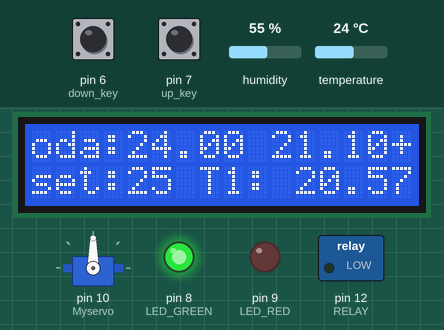
A sketch run on a simulated Arduino Uno, built with avr-gcc and run on an emulated ATmega328P. On the bench: 16×2 character LCD, servo, switched loads named in the sketch (green lamp = pin HIGH), output pins drawn as LEDs (lit = HIGH). The test bench sets the inputs (shaded band); at power-on: temperature 24 °C, pin 6 (down_key) HIGH, pin 7 (up_key) HIGH, humidity 55 %. What the sketch prints to the serial monitor is not drawn.

Above: at 3.2 s.
3.3 s: temperature set to 12 °C
At 8.9 s:
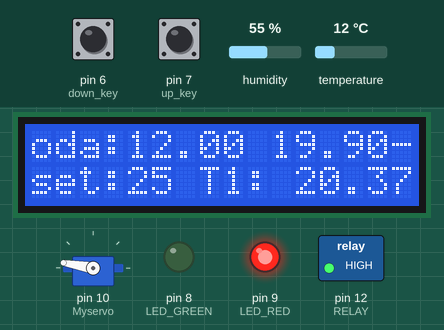
9.5 s: temperature set to 24 °C
At 15.4 s:
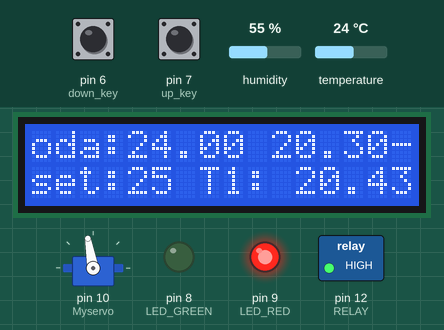
15.7 s: temperature set to 27 °C
At 17.8 s:
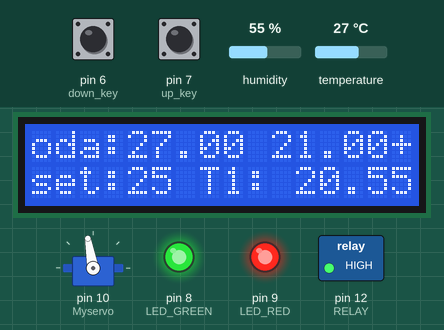
21.9 s: pin 6 (down_key) pulled LOW for 1 s
At 23.7 s:
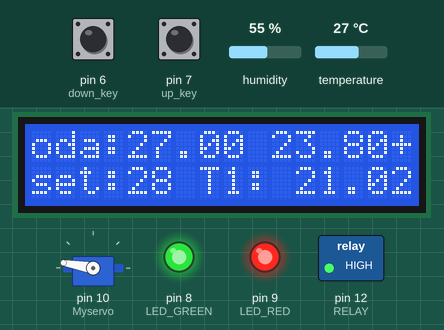
24.4 s: pin 7 (up_key) pulled LOW for 3.2 s
At 31.1 s:
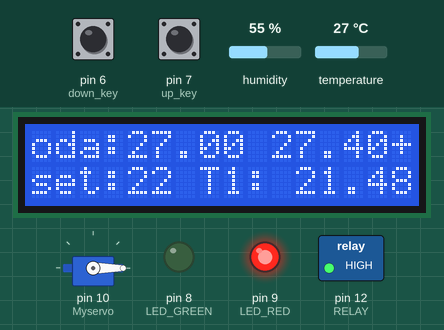
33.8 s: temperature set to 12 °C
At 39.2 s:
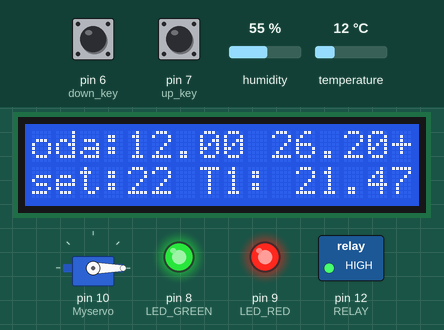
39.8 s: temperature set to 9 °C
Timing chart, 0 to 59.1 s (numbered marks = the images above; inputs shaded):
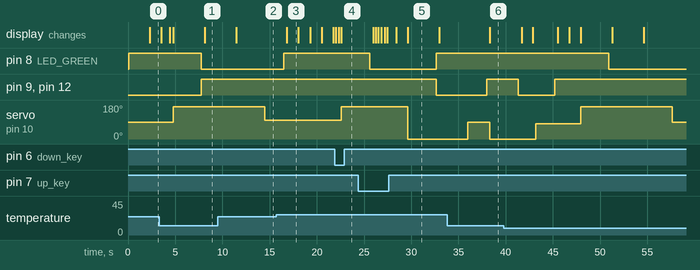

The sketch:

9_heat_control_v2.ino
```cpp
#include <Wire.h>
#include <FaBoLCD_PCF8574.h>
FaBoLCD_PCF8574 lcd;

#include <Adafruit_Sensor.h>
#include <DHT.h>
#include <DHT_U.h>
#define DHTPIN 2
#define DHTTYPE    DHT11
DHT dht(DHTPIN, DHTTYPE);
uint32_t delayMS;


#include<Servo.h>
Servo Myservo;

const int LED_RED=9; //Red LED
const int LED_GREEN=8; //Green LED
const int RELAY=12; //Lock Relay or motor
const int up_key=7;
const int down_key=6;
// #define up_key 8
// #define down_key 7
// #define LED_RED 9
// #define LED_GREEN 8
int SetPoint=25;
unsigned long previousMillis = 0;        // will store last time LED was updated
const long interval = 1000;              //ortalama sıcaklık hesaplama süresi
unsigned long previousMillis2 = 0;        // will store last time LED was updated
const long interval2 = 10000;          //wait time before make new action

double T0=20;//anlık sıcaklık
double T1=20.5;//interval önceki sıcaklık
double T2=20.6;
int step1=10; //step size for inc
int step2=20;
int pos=90;


//ortalama sıcaklık için

const int numReadings = 60;
double readings[numReadings];      // array the readings from the analog input
int readIndex = 0;              // the index of the current reading
double average = 20.5;
double total = numReadings*average;// the running total

const int numReadings2 = 10;
double readings2[numReadings2];      // 2. sayaç
int readIndex2 = 0;              // 2.sayaç
double average2 = 20.7;
double total2 = numReadings2*average2;                  // 2.sayaç
//test-----------------------
int a=0;

//test----------


void setup() {

pinMode(LED_RED,OUTPUT);
pinMode(LED_GREEN,OUTPUT);
pinMode(RELAY,OUTPUT);
pinMode(up_key,INPUT);
pinMode(down_key,INPUT);
digitalWrite(up_key,HIGH);
digitalWrite(down_key,HIGH);


//--------------------------

Serial.begin(9600);

lcd.begin(16, 2);
// Print a message to the LCD.
lcd.print("sicaklik=");
lcd.setCursor(0, 1);
lcd.print("ayar=");

dht.begin();
sensor_t sensor;

digitalWrite(LED_GREEN,HIGH);  //Green LED Off
digitalWrite(LED_RED,LOW);     //Red LED On
digitalWrite(RELAY,LOW);       //Turn off Relay
Myservo.attach(10);

//ortalama sıcaklık
// initialize all the readings to 0:
  for (int thisReading = 0; thisReading < numReadings; thisReading++) {
    readings[thisReading] = 20;}
  for (int thisReading2 = 0; thisReading2 < numReadings2; thisReading2++) {
    readings2[thisReading2] = 20;}
 delay(2000);

}

void Turnoff(){
 Myservo.write(0);
 delay(3000);

   digitalWrite(RELAY,LOW);    //Turn off heater
   digitalWrite(LED_RED,LOW);
   digitalWrite(LED_GREEN,HIGH);  //Turn on Green LED

}

void Turnon(){


 Myservo.write(170);
 delay(3000);

  digitalWrite(RELAY,HIGH);    //Turn on heater %100
  digitalWrite(LED_GREEN,LOW);
  digitalWrite(LED_RED,HIGH);  //Turn on RED LED

}


void servopos(int position){
    Serial.print("servopos cagirildi---+++--+++---:");Serial.println(position);
    Myservo.write(position);
    delay(2000);
    digitalWrite(RELAY,HIGH);    //Turn on heater %50
    digitalWrite(LED_GREEN,HIGH);
    digitalWrite(LED_RED,HIGH);  //Turn on RED LED


}


void loop() {

//Buton led test

//   if(digitalRead(up_key)==1){
//      digitalWrite(LED_RED,HIGH);
//       digitalWrite(LED_GREEN,HIGH);
//     }
//   else{
//     digitalWrite(LED_RED,LOW);
//     digitalWrite(LED_GREEN,LOW);
//     }

//   if(digitalRead(down_key)==1){
//      digitalWrite(LED_GREEN,HIGH);
//     }
//   else{
//     digitalWrite(LED_GREEN,LOW);
//     }

//Servo test
// Myservo.write(a);
// delay(1000);
// if (a<180) a=a+20;
//dht lcd yazdırma
// float temp=dht.readTemperature();
// float hum=dht.readHumidity();
// lcd.setCursor(7,0);
// lcd.print(temp);
// lcd.setCursor(7,1);
// lcd.print(hum);
// Serial.println(temp);
// Serial.println(hum);
Serial.print("pos");Serial.println(pos);
Serial.print("T0");Serial.println(T0);
Serial.print("total");Serial.println(total);
Serial.print("T1");Serial.println(T1);
Serial.print("readings");
for (int i = 0; i < 30; i++) Serial.print(readings[i]);
Serial.println("------------");


// test sonu------------------

T0=dht.readTemperature();

unsigned long currentMillis = millis();

//Ortalama sıcaklık T1 array hesaplama
 if (currentMillis - previousMillis >= interval)
 {
  Serial.print("calc_t1 cagirildi read index:");Serial.println(readIndex);
  previousMillis = currentMillis;
  total = total - readings[readIndex];
  readings[readIndex] = T0;
  total = total + readings[readIndex];
  readIndex = readIndex + 1;
  if (readIndex >= numReadings)
    {
      readIndex = 0;
    }
  T1 = float(total) / float(numReadings);
//ortalama sıcaklık için t2 hesaplama. anlık karar verdiği için hesaplandı
  Serial.print("calc_t2 cagirildi read index:");Serial.println(readIndex2);
  previousMillis = currentMillis;
  total2 = total2 - readings2[readIndex2];
  readings2[readIndex2] = T0;
  total2 = total2 + readings2[readIndex2];
  readIndex2 = readIndex2 + 1;
  if (readIndex2 >= numReadings2)
    {
      readIndex2 = 0;
    }
  T2 = float(total2) / float(numReadings2);


  }

//lcd ön işlem
  lcd.setCursor(0,0);
  lcd.print("oda:");    //Do not display entered keys
  lcd.setCursor(4,0);
  lcd.print(T0);
  lcd.setCursor(10,0);
  lcd.print(T2);
  lcd.setCursor(15,0);
   if (T2>T1) lcd.print("+");
  if (T1>T2) lcd.print("-");
  {
    /* code */
  }


  //Get user input for setpoints
  if(digitalRead(down_key)==1)
  {
    if(SetPoint>15)
    {
      SetPoint--;
    }
  }
  if(digitalRead(up_key)==1)
  {
    if(SetPoint<30)
    {
      SetPoint++;
    }
  }


 //Display Set point on LCD
  lcd.setCursor(0,1);
  lcd.print("set:");
  lcd.print(SetPoint);
  lcd.print(" T1:");
  lcd.setCursor(11,1);
  lcd.print(T1);


//Check T2 is in limit
if(T2 > (SetPoint+4))
  {
  Turnoff();
  }
else if (T2<(SetPoint-4))
  {
  Turnon();
  }


//AKILLI KARŞILAŞTIRMA
//eğer oda istenenden biraz sıcaksa
if ((T2>(SetPoint)) && (currentMillis - previousMillis2 >= interval2) )
  {
    //ve oda ısınıyorsa
    if ((T1<T2)&&(pos>step1))
    {
        pos=(pos-step1);
        Serial.print("biraz sicak");Serial.println(pos);
        servopos(pos) ;

    }
    //ve oda soğuyorsa

    previousMillis2 = currentMillis;
  }

  //eğer oda istenenden biraz soğuksa
if ( (T2<SetPoint) && (currentMillis - previousMillis2 >= interval2) )
  {
   //VE ODA SOĞUYORSA
    if ((T1>T2)&&(pos<170))
    {
      pos = (pos+step1);
      Serial.print("biraz soguk");Serial.println(pos);
      servopos(pos);
    }

    previousMillis2 = currentMillis;
  }


  delay(100); //Update at every

}
```

Measured:
- the behaviour switches between 25 and 26 °C on temperature (found by bisection; images 2 and 3)
- after the input at 3.3 s, pin 8 (LED_GREEN): HIGH → LOW after 4.5 s; pin 9 (LED_RED), pin 12 (RELAY): LOW → HIGH after 4.5 s; servo on pin 10 (Myservo): 90° → 170° after 1.5 s
- after the input at 9.5 s, the display: changes after 2.0 s (image 2)
- after the input at 15.7 s, pin 8 (LED_GREEN): goes on until 16.5 s, then stays HIGH; servo on pin 10 (Myservo): stays 100° (without the input it goes to 170° after 1.1 s)
- after the input at 21.9 s, servo on pin 10 (Myservo): 100° → 170° after 0.70 s
- after the input at 24.4 s, pin 9 (LED_RED), pin 12 (RELAY): HIGH → LOW after 8.2 s; servo on pin 10 (Myservo): 170° → 0° after 5.2 s
- after the input at 33.8 s, the display: changes after 4.5 s (image 6)
- after the input at 39.8 s, pin 8 (LED_GREEN): HIGH → LOW after 11.1 s instead of 12.4 s
